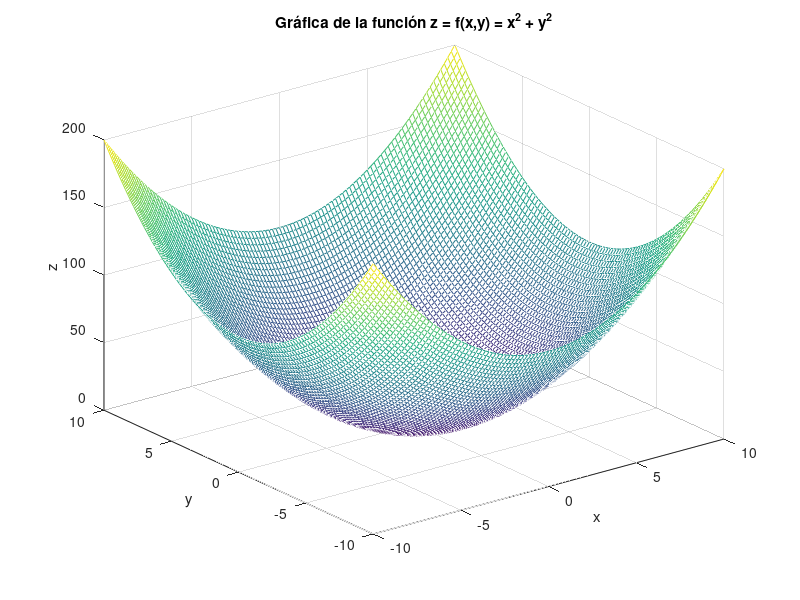

Reproduce this figure in MATLAB.
% Script modelo para graficar funciones tridimensionales.
% Ejemplo 1    función  z = x^2 + y^2

% Paso 1: Declaro las variables independientes
inc = 0.2;
x = -10:inc:10;
y = -10:inc:10;

% Paso 2: Crear un plano cartesiano con el comando meshgrid
% cada punto del plano cartesiano está identificado con (X,Y)
[X,Y] = meshgrid(x,y);

% Paso 3: Se escribe la ecuación usando las variables X Y
Z = X.^2 + Y.^2;

% Paso 4: Se realiza la gráfica de la función Z
% usando el comando mesh
mesh(X,Y,Z);
xlabel('x');
ylabel('y');
zlabel('z');
title('Gráfica de la función z = f(x,y) = x^2 + y^2');